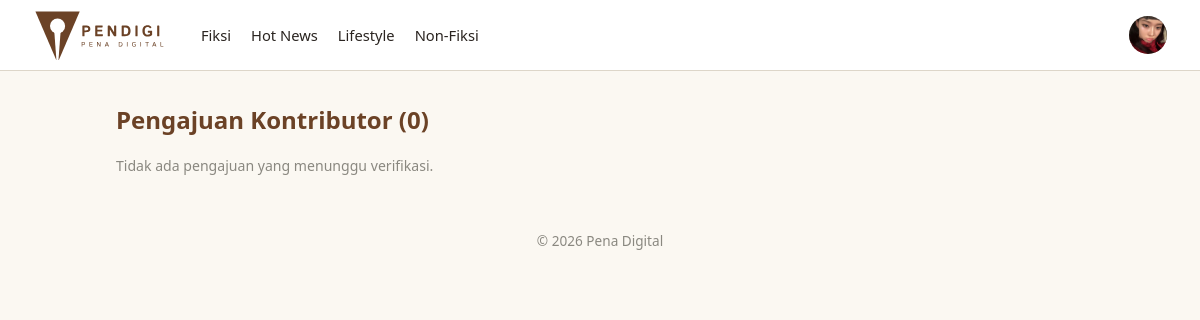
/accounts/kelola/kontributor/ (signed in), run on the app's committed database.
### articles/models.py (models this page shows, shortened)
class Categories(models.Model):
    name = models.CharField(max_length=50, unique=True)
    class Meta:
        verbose_name_plural = "Categories"

### accounts/models.py (models this page shows, shortened)
class Users(AbstractUser):
    role = models.CharField(
        max_length=20,
        choices=Role.choices,
        default=Role.PEMBACA
    )
    status_kontributor = models.CharField(
        max_length=20,
        choices=StatusKontributor.choices,
        default=StatusKontributor.NONE
    )
    profile_picture = models.ImageField(upload_to='profile_pictures/', null=True, blank=True)
    bio = models.CharField(max_length=150, blank=True)

### accounts/views.py (the view)
# urls.py: path('kelola/kontributor/', admin_pending_contributors, name='admin_pending_contributors'),
@admin_required
def admin_pending_contributors(request):
    applications = ContributorApplication.objects.filter(
        status=StatusKontributor.PENDING
    ).select_related('user')
    return render(request, 'accounts/admin_pending_contributors.html', {'applications': applications})

### articles/context_processor.py (called while the page is built)
def navbar_categories(request):
    return {
        'navbar_categories': Categories.objects.all().order_by('name')
    }

### fiction/context_processors.py (called while the page is built)
def fiction_navigation(request):
    all_tags_raw = (
        Stories.objects
        .filter(status=StatusStory.APPROVED)
        .exclude(tags='')
        .values_list('tags', flat=True)
    )
    unique_tags = set()
    for tag_string in all_tags_raw:
        for tag in tag_string.split():
            tag = tag.strip().lower()
            if tag:
                unique_tags.add(tag)
    return {
        'fiction_tags': sorted(unique_tags),
    }

### accounts/templates/accounts/admin_pending_contributors.html (shortened to what this page needs)
{% extends 'app_base.html' %}
{% load static %}
{% block extra_css %}
    <link rel="stylesheet" href="{% static 'css/table.css' %}">
    <link rel="stylesheet" href="{% static 'css/dashboard.css' %}">
{% endblock %}
{% block content %}
<h1 class="section-title">Pengajuan Kontributor ({{ applications.count }})</h1>
<div class="applicant-list">
    {% for application in applications %}
    <div class="applicant-card">
        <div class="applicant-header">
            {% if application.user.profile_picture %}
                <img src="{{ application.user.profile_picture.url }}" class="comment-avatar-img">
            {% else %}
                <div class="comment-avatar">{{ application.user.username|first|upper }}</div>
            {% endif %}
            <div>
                <strong>{{ application.user.username }}</strong>
                <span class="applicant-date">Mengajukan {{ application.submitted_at|timesince }} lalu</span>
            </div>
        </div>
        <div class="applicant-body">
            <p class="applicant-label">Bio</p>
            <p class="applicant-bio">{{ application.bio|default:"Tidak diisi" }}</p>
            <p class="applicant-label">Link Portofolio</p>
            <a href="{{ application.portfolio_link }}" target="_blank" class="applicant-link">{{ application.portfolio_link }}</a>
        </div>
        <div class="table-actions">
            <form action="{% url 'admin_approve_contributor' application.pk %}" method="post">
                {% csrf_token %}
                <button type="submit" class="btn-approve">Approve</button>
            </form>
            <form action="{% url 'admin_reject_contributor' application.pk %}" method="post">
                {% csrf_token %}
                <button type="submit" class="btn-reject">Reject</button>
            </form>
        </div>
    </div>
    {% empty %}
        <p class="hint-text">Tidak ada pengajuan yang menunggu verifikasi.</p>
    {% endfor %}
</div>
{% endblock %}

### templates/app_base.html (shortened to what this page needs)
{% extends 'base.html' %}
{% load static %}
{% block body %}
<header class="navbar">
    <a
        href="{% url 'articles:article_list' %}"
        class="brand"
    >
        <img
            src="{% static 'images/pendigi-logo-tulisan.svg' %}"
            alt="Pena Digital"
            class="logo"
        >
    </a>
    <div
        class="navbar-collapse"
        id="navbarCollapse"
    >
        <nav class="nav-links">
            {% for cat in navbar_categories %}
                {% if cat.name|lower == 'fiksi' %}
                    <a href="{% url 'fiction:story_list' %}">
                        {{ cat.name }}
                    </a>
                {% else %}
                    <a
                        href="{% url 'articles:article_list' %}?kategori={{ cat.name|urlencode }}"
                    >
                        {{ cat.name }}
                    </a>
                {% endif %}
            {% endfor %}
        </nav>
        <div class="navbar-actions">
            {% if user.is_authenticated %}
                <div class="navbar-dropdown profile-dropdown">
                    <button
                        type="button"
                        class="navbar-profile-button"
                        aria-label="Menu profil"
                        aria-expanded="false"
                    >
                        {% if user.profile_picture %}
                            <img
                                src="{{ user.profile_picture.url }}"
                                alt="{{ user.username }}"
                                class="navbar-profile-avatar"
                            >
                        {% else %}
                            <span class="navbar-profile-avatar navbar-profile-placeholder">
                                {{ user.username|first|upper }}
                            </span>
                        {% endif %}
                    </button>
                </div>
            {% endif %}
        </div>
    </div>
</header>
<main class="content">
    {% block content %}
    {% endblock %}
</main>
<footer class="footer">
    <p>
        &copy; {% now 'Y' %} Pena Digital
    </p>
</footer>
{% endblock %}

### static/css/base.css (style rules this page uses)
:root { --paper: #FBF8F2; --ink: #2F5D50; --ink-dark: #234840; --brown: #6B4226; --brown-dark: #54331d; --divider: #DDD6C9; --text: #2A2420; }
* { box-sizing: border-box; margin: 0; padding: 0; }
body { font-family: system-ui, -apple-system, sans-serif; background: var(--paper); color: var(--text); }
a { color: inherit; }
.content { max-width: 1000px; margin: 32px auto; padding: 0 16px; }
.footer { text-align: center; padding: 24px; color: #8a8880; font-size: 0.85rem; }
.section-title { font-size: 1.5rem; color: var(--brown); margin-bottom: 20px; }
.hint-text { color: #8a8880; font-size: 0.88rem; }
.navbar { position: relative; display: flex; align-items: center; width: 100%; padding: 10px 32px; background: #fff; border-bottom: 1px solid var(--divider); gap: 28px; z-index: 1000; }
.brand { display: flex; align-items: center; flex-shrink: 0; text-decoration: none; }
.logo { display: block; width: auto; height: 50px; }
.navbar-collapse { display: flex; align-items: center; justify-content: space-between; flex: 1; min-width: 0; gap: 24px; }
.nav-links { display: flex; align-items: center; gap: 20px; white-space: nowrap; }
.nav-links a { color: var(--text); font-size: 0.92rem; text-decoration: none; transition: color .15s ease; }
.navbar-actions { display: flex; align-items: center; gap: 14px; flex-shrink: 0; }
.navbar-profile-button { display: flex; align-items: center; justify-content: center; width: 40px; height: 40px; padding: 0; border: none; background: transparent; cursor: pointer; border-radius: 50%; }
.navbar-profile-avatar { display: flex; align-items: center; justify-content: center; width: 38px; height: 38px; border-radius: 50%; object-fit: cover; background: #d8d3c8; color: var(--text); font-size: .9rem; font-weight: 600; }
.navbar-dropdown { position: relative; }

### static/css/table.css (style rules this page uses)
.applicant-list { display: flex; flex-direction: column; gap: 16px; }

### data on the page
Categories: name "Fiksi"
Categories: name "Hot News"
Categories: name "Lifestyle"
Categories: name "Non-Fiksi"
Users: profile_picture (picture)

### other printed values
{{ applications.count }} "0"
